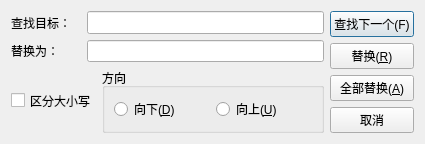
<?xml version="1.0" encoding="UTF-8"?>
<ui version="4.0">
 <class>ReplaceDialog</class>
 <widget class="QDialog" name="ReplaceDialog">
  <property name="geometry">
   <rect>
    <x>0</x>
    <y>0</y>
    <width>425</width>
    <height>109</height>
   </rect>
  </property>
  <property name="sizePolicy">
   <sizepolicy hsizetype="Maximum" vsizetype="Maximum">
    <horstretch>0</horstretch>
    <verstretch>0</verstretch>
   </sizepolicy>
  </property>
  <property name="maximumSize">
   <size>
    <width>425</width>
    <height>109</height>
   </size>
  </property>
  <property name="windowTitle">
   <string>替换</string>
  </property>
  <layout class="QHBoxLayout" name="horizontalLayout_5">
   <item>
    <layout class="QVBoxLayout" name="verticalLayout">
     <item>
      <layout class="QHBoxLayout" name="horizontalLayout">
       <item>
        <widget class="QSplitter" name="splitter">
         <property name="orientation">
          <enum>Qt::Orientation::Vertical</enum>
         </property>
         <widget class="QLabel" name="label">
          <property name="sizePolicy">
           <sizepolicy hsizetype="Fixed" vsizetype="Fixed">
            <horstretch>0</horstretch>
            <verstretch>0</verstretch>
           </sizepolicy>
          </property>
          <property name="minimumSize">
           <size>
            <width>70</width>
            <height>20</height>
           </size>
          </property>
          <property name="text">
           <string>查找目标：</string>
          </property>
         </widget>
        </widget>
       </item>
       <item>
        <widget class="QLineEdit" name="findLineEdit">
         <property name="sizePolicy">
          <sizepolicy hsizetype="Expanding" vsizetype="Preferred">
           <horstretch>0</horstretch>
           <verstretch>0</verstretch>
          </sizepolicy>
         </property>
         <property name="maximumSize">
          <size>
           <width>11111</width>
           <height>33</height>
          </size>
         </property>
        </widget>
       </item>
      </layout>
     </item>
     <item>
      <layout class="QHBoxLayout" name="horizontalLayout_2">
       <item>
        <widget class="QSplitter" name="splitter_2">
         <property name="orientation">
          <enum>Qt::Orientation::Vertical</enum>
         </property>
         <widget class="QLabel" name="label_2">
          <property name="sizePolicy">
           <sizepolicy hsizetype="Fixed" vsizetype="Fixed">
            <horstretch>0</horstretch>
            <verstretch>0</verstretch>
           </sizepolicy>
          </property>
          <property name="minimumSize">
           <size>
            <width>70</width>
            <height>20</height>
           </size>
          </property>
          <property name="text">
           <string>替换为：</string>
          </property>
         </widget>
        </widget>
       </item>
       <item>
        <widget class="QLineEdit" name="replaceLineEdit">
         <property name="sizePolicy">
          <sizepolicy hsizetype="Expanding" vsizetype="Preferred">
           <horstretch>0</horstretch>
           <verstretch>0</verstretch>
          </sizepolicy>
         </property>
         <property name="maximumSize">
          <size>
           <width>11111</width>
           <height>33</height>
          </size>
         </property>
        </widget>
       </item>
      </layout>
     </item>
     <item>
      <layout class="QHBoxLayout" name="horizontalLayout_4">
       <item>
        <widget class="QCheckBox" name="cbCapital">
         <property name="sizePolicy">
          <sizepolicy hsizetype="Preferred" vsizetype="Preferred">
           <horstretch>0</horstretch>
           <verstretch>0</verstretch>
          </sizepolicy>
         </property>
         <property name="text">
          <string>区分大小写</string>
         </property>
        </widget>
       </item>
       <item>
        <widget class="QGroupBox" name="groupBox">
         <property name="sizePolicy">
          <sizepolicy hsizetype="Expanding" vsizetype="Preferred">
           <horstretch>0</horstretch>
           <verstretch>0</verstretch>
          </sizepolicy>
         </property>
         <property name="maximumSize">
          <size>
           <width>16777215</width>
           <height>66</height>
          </size>
         </property>
         <property name="title">
          <string>方向</string>
         </property>
         <layout class="QHBoxLayout" name="horizontalLayout_3">
          <item>
           <widget class="QRadioButton" name="rbDown">
            <property name="sizePolicy">
             <sizepolicy hsizetype="Preferred" vsizetype="Preferred">
              <horstretch>0</horstretch>
              <verstretch>0</verstretch>
             </sizepolicy>
            </property>
            <property name="text">
             <string>向下(&amp;D)</string>
            </property>
           </widget>
          </item>
          <item>
           <widget class="QRadioButton" name="rbUp">
            <property name="sizePolicy">
             <sizepolicy hsizetype="Preferred" vsizetype="Preferred">
              <horstretch>0</horstretch>
              <verstretch>0</verstretch>
             </sizepolicy>
            </property>
            <property name="text">
             <string>向上(&amp;U)</string>
            </property>
           </widget>
          </item>
         </layout>
        </widget>
       </item>
      </layout>
     </item>
    </layout>
   </item>
   <item>
    <layout class="QVBoxLayout" name="verticalLayout_4">
     <item>
      <widget class="QPushButton" name="btFindNext">
       <property name="sizePolicy">
        <sizepolicy hsizetype="Fixed" vsizetype="Minimum">
         <horstretch>0</horstretch>
         <verstretch>0</verstretch>
        </sizepolicy>
       </property>
       <property name="maximumSize">
        <size>
         <width>11111</width>
         <height>33</height>
        </size>
       </property>
       <property name="text">
        <string>查找下一个(F)</string>
       </property>
      </widget>
     </item>
     <item>
      <widget class="QPushButton" name="btReplace">
       <property name="text">
        <string>替换(&amp;R)</string>
       </property>
      </widget>
     </item>
     <item>
      <widget class="QPushButton" name="btReplaceAll">
       <property name="text">
        <string>全部替换(&amp;A)</string>
       </property>
      </widget>
     </item>
     <item>
      <widget class="QPushButton" name="btCancel">
       <property name="sizePolicy">
        <sizepolicy hsizetype="Minimum" vsizetype="Fixed">
         <horstretch>0</horstretch>
         <verstretch>0</verstretch>
        </sizepolicy>
       </property>
       <property name="maximumSize">
        <size>
         <width>111111</width>
         <height>33</height>
        </size>
       </property>
       <property name="text">
        <string>取消</string>
       </property>
      </widget>
     </item>
    </layout>
   </item>
  </layout>
 </widget>
 <resources/>
 <connections/>
</ui>
